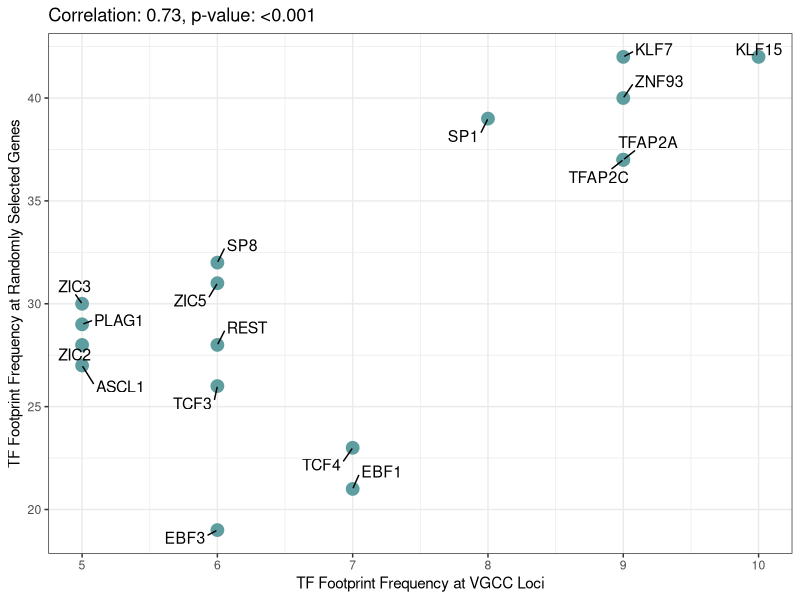
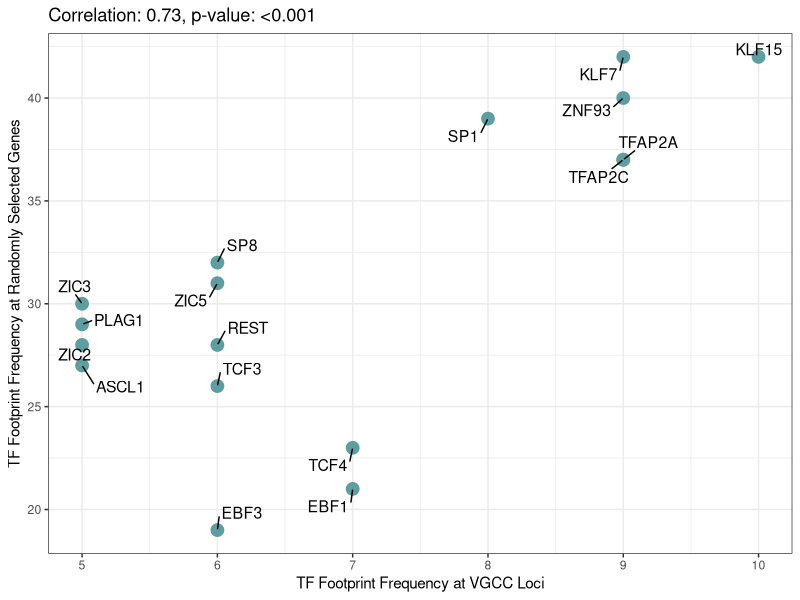

Recreate these plots in R, in order.
## This script was used to analyze the relationship between TF frequency at VGCC loci and at randomly selected genes. It prints the correlation coefficient, p-value, and makes a scatterplot using ggplot2.

##load ggplot2 and ggrepel libraries
library(ggplot2)
library(ggrepel)

# create a data frame with TF footprints at VGCC loci and randomly selected genes
df <- data.frame(
  TF = c("ASCL1", "EBF1", "EBF3", "KLF15", "KLF7", "PLAG1", "REST", "SP1", "SP8", "TCF3", "TCF4", "TFAP2A", "TFAP2C", "ZIC2", "ZIC3", "ZIC5", "ZNF93"),
  VGCC_freq = c(5, 7, 6, 10, 9, 5, 6, 8, 6, 6, 7, 9, 9, 5, 5, 6, 9),
  gene_freq = c(27, 21, 19, 42, 42, 29, 28, 39, 32, 26, 23, 37, 37, 28, 30, 31, 40)
)

# calculate the correlation between VGCC and gene frequencies
correlation <- cor(df$VGCC_freq, df$gene_freq)
p_value <- cor.test(df$VGCC_freq, df$gene_freq)$p.value

# create a scatterplot using ggplot2
ggplot(df, aes(x = VGCC_freq, y = gene_freq, label = TF)) +
  geom_point(size = 4, color = "#5f9ea0") +
  xlab("TF Footprint Frequency at VGCC Loci") +
  ylab("TF Footprint Frequency at Randomly Selected Genes") +
  ggtitle(paste0("Correlation: ", round(correlation, 2), ", p-value: ", format.pval(p_value, digits = 2, eps = 0.001))) +
  geom_text_repel(size = 4, min.segment.length = 0.2, box.padding = 0.5) +
  theme_bw()


# save the plot as a PNG
ggsave("/home/a/aangeles/Downloads/TF_footprints1.png", width = 10, height = 8, dpi = 300)
